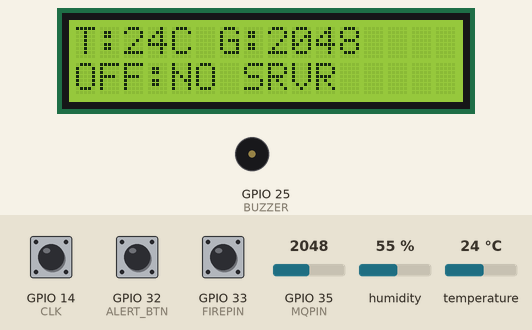
Recording of a sketch running on a simulated ESP32. On the bench: 16×2 character LCD, buzzer (waves = sounding, pin HIGH). Inputs (shaded band) come from the test bench; at power-on: temperature 24 °C, GPIO 32 (ALERT_BTN) HIGH, GPIO 35 (MQPIN) = 2048, GPIO 14 (CLK) HIGH, GPIO 33 (FIREPIN) HIGH, humidity 55 %. WiFi joins after 1.5 s; servers stay silent unless stated; what the sketch prints to the serial monitor is not drawn.

Above: at 3.8 s.
3.9 s: temperature set to 31 °C
At 7.8 s:
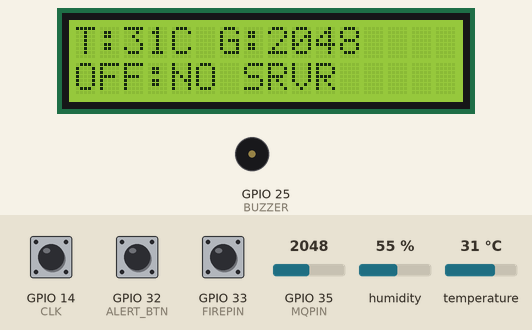
8.1 s: temperature set to 34 °C
At 11.3 s:
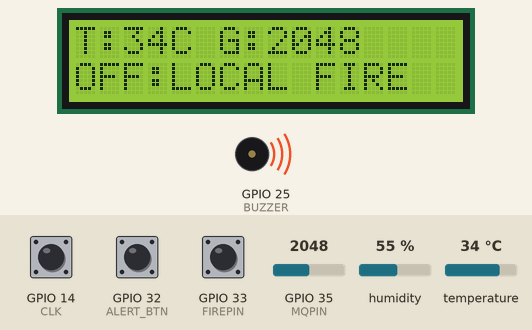
12.1 s: GPIO 32 (ALERT_BTN) pulled LOW for 0.15 s
At 12.4 s:
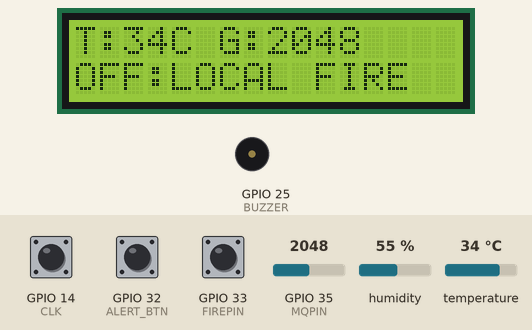
14.1 s: GPIO 35 (MQPIN) set to 2866
At 15.5 s:
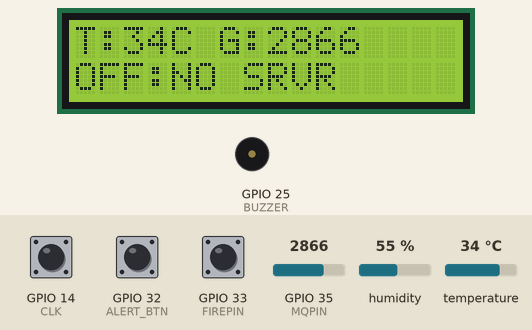
16.1 s: GPIO 35 (MQPIN) set to 3040
At 17.4 s:
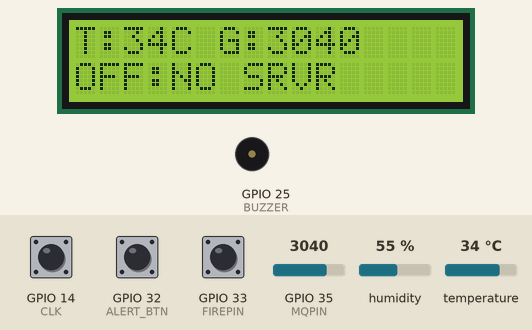
18.1 s: temperature set to 12 °C
At 19.8 s:
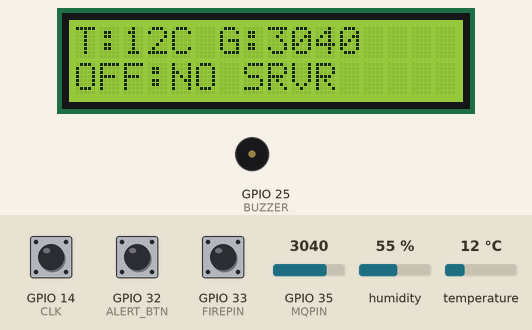
Timing chart, 0 to 21.1 s (numbered marks = the images above; inputs shaded):
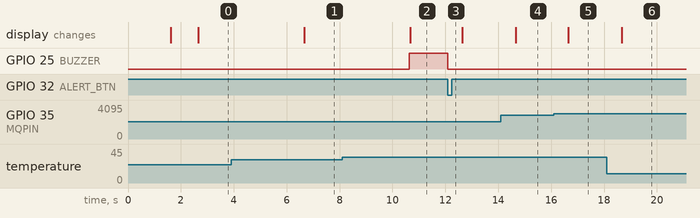

Measured:
- the behaviour switches between 32 and 33 °C on temperature (found by bisection; images 1 and 2)
- after the input at 3.9 s, the display: changes after 2.8 s (image 1)
- after the input at 8.1 s, GPIO 25 (BUZZER): LOW → HIGH after 2.5 s; the display: changes after 2.6 s (image 2)
- after the input at 12.1 s, GPIO 25 (BUZZER): HIGH → LOW at once
- after the input at 14.1 s, the display: changes after 0.57 s (image 4)
- after the input at 16.1 s, the display: changes after 0.54 s (image 5)
- after the input at 18.1 s, the display: changes after 0.57 s (image 6)

The sketch:

esp2.ino
```cpp
#include <WiFi.h>
#include <HTTPClient.h>
#include <ArduinoJson.h>
#include <DHT.h>
#include <Wire.h>
#include <LiquidCrystal_I2C.h>

// ================= WIFI =================
const char* ssid = "Hackathon";
const char* password = "Rec#$Hack";
const char* serverURL = "http://172.16.58.129:5000/data";
const char* healthURL = "http://172.16.58.129:5000/health";

// ================= PINS =================
#define DHTPIN 12
#define MQPIN 35
#define FIREPIN 33
#define BUZZER 25
#define ALERT_BTN 32
#define CLK 14
#define DT 27

// ================= OBJECTS =================
DHT dht(DHTPIN, DHT11);
// LCD address 0x27 is standard; if screen stays blank, try 0x3F
LiquidCrystal_I2C lcd(0x27, 16, 2);

// ================= STATE =================
bool serverOnline = false;
bool wasServerOnline = false;
bool localSilence = false;
String currentStatusMsg = "BOOTING";

unsigned long lastHealthCheck = 0;
unsigned long lastSensorSend = 0;
unsigned long lastEncoderTime = 0;

int localTempThreshold = 32;
int lastCLKState;

// ================= CONSTANTS =================
const int GAS_THRESHOLD = 3000;
const int TEMP_FAILSAFE_MAX = 50;
const unsigned long HEALTH_INTERVAL = 5000;
const unsigned long SENSOR_INTERVAL = 2000;
const unsigned long ENCODER_DEBOUNCE = 5;

// ================= LCD UPDATE FUNCTION =================
void updateLCD(float t, int g, bool online) {
  lcd.clear();

  // Row 0: Temp and Gas
  lcd.setCursor(0, 0);
  lcd.print("T:");
  if(isnan(t)) lcd.print("--"); else lcd.print((int)t);
  lcd.print("C G:");
  lcd.print(g);

  // Row 1: Server and Alert status
  lcd.setCursor(0, 1);
  if (!online) {
    lcd.print("OFF:"); // Server Offline
  } else {
    lcd.print("ON :"); // Server Online
  }
  lcd.print(currentStatusMsg);
}

// ================= ENCODER ISR =================
void IRAM_ATTR encoderISR() {
  unsigned long now = millis();
  if (now - lastEncoderTime > ENCODER_DEBOUNCE) {
    int clkState = digitalRead(CLK);
    if (clkState != lastCLKState) {
      if (digitalRead(DT) != clkState) localTempThreshold++;
      else localTempThreshold--;
      localTempThreshold = constrain(localTempThreshold, 20, 60);
    }
    lastCLKState = clkState;
    lastEncoderTime = now;
  }
}

// ================= SETUP =================
void setup() {
  Serial.begin(115200);

  // FIXED: Changed lcd.init() to lcd.begin() for your library version
  lcd.begin();
  lcd.backlight();
  lcd.setCursor(0, 0);
  lcd.print("ESP32 STARTING");

  dht.begin();
  pinMode(MQPIN, INPUT);
  pinMode(FIREPIN, INPUT);
  pinMode(BUZZER, OUTPUT);
  pinMode(ALERT_BTN, INPUT_PULLUP);
  pinMode(CLK, INPUT);
  pinMode(DT, INPUT);

  lastCLKState = digitalRead(CLK);
  attachInterrupt(digitalPinToInterrupt(CLK), encoderISR, CHANGE);

  WiFi.begin(ssid, password);
  lcd.setCursor(0, 1);
  lcd.print("WiFi Connect...");

  while (WiFi.status() != WL_CONNECTED) {
    delay(500);
    Serial.print(".");
  }

  lcd.clear();
  lcd.print("WiFi Connected!");
  delay(1000);
}

// ================= LOOP =================
void loop() {
  unsigned long now = millis();

  // ---------- Silence Button ----------
  if (digitalRead(ALERT_BTN) == LOW) {
    localSilence = true;
    digitalWrite(BUZZER, LOW);
    currentStatusMsg = "SILENCED";
    delay(300);
  }

  // ---------- Health Check ----------
  if (now - lastHealthCheck > HEALTH_INTERVAL) {
    lastHealthCheck = now;
    HTTPClient http;
    http.begin(healthURL);
    int httpCode = http.GET();
    bool currentStatus = (httpCode == 200);
    http.end();

    if (currentStatus && !wasServerOnline) {
      localSilence = false;
      currentStatusMsg = "OK";
    }
    else if (!currentStatus) {
      currentStatusMsg = "FAILSAFE";
    }

    serverOnline = currentStatus;
    wasServerOnline = currentStatus;
  }

  // ---------- Sensor Logic & LCD Refresh ----------
  if (now - lastSensorSend > SENSOR_INTERVAL) {
    lastSensorSend = now;
    float temp = dht.readTemperature();
    int gas = analogRead(MQPIN);
    int fire = digitalRead(FIREPIN);

    if (serverOnline && WiFi.status() == WL_CONNECTED) {
      HTTPClient http;
      http.begin(serverURL);
      http.addHeader("Content-Type", "application/json");

      StaticJsonDocument<128> doc;
      doc["temp"] = isnan(temp) ? 0 : temp;
      doc["gas"] = gas;
      doc["fire"] = fire;

      String payload;
      serializeJson(doc, payload);

      int code = http.POST(payload);
      String response = http.getString();
      http.end();

      if (code > 0) {
        if (response.indexOf("FIRE") != -1) {
          digitalWrite(BUZZER, HIGH);
          currentStatusMsg = "!!FIRE!!";
        } else if (response.indexOf("WARNING") != -1) {
          digitalWrite(BUZZER, (millis() % 600 < 300)); // Beeping effect
          currentStatusMsg = "WARNING";
        } else {
          digitalWrite(BUZZER, LOW);
          currentStatusMsg = "NORMAL";
        }
      }
    }
    else {
      // FAIL-SAFE MODE LOGIC (Server Offline)
      bool fireCondition = (temp > localTempThreshold) || (temp > TEMP_FAILSAFE_MAX) || (gas > GAS_THRESHOLD) || (fire == 0);

      if (!localSilence && fireCondition) {
        digitalWrite(BUZZER, HIGH);
        currentStatusMsg = "LOCAL FIRE";
      } else {
        digitalWrite(BUZZER, LOW);
        currentStatusMsg = "NO SRVR";
      }
    }

    // Update the physical display
    updateLCD(temp, gas, serverOnline);
  }
}
```
